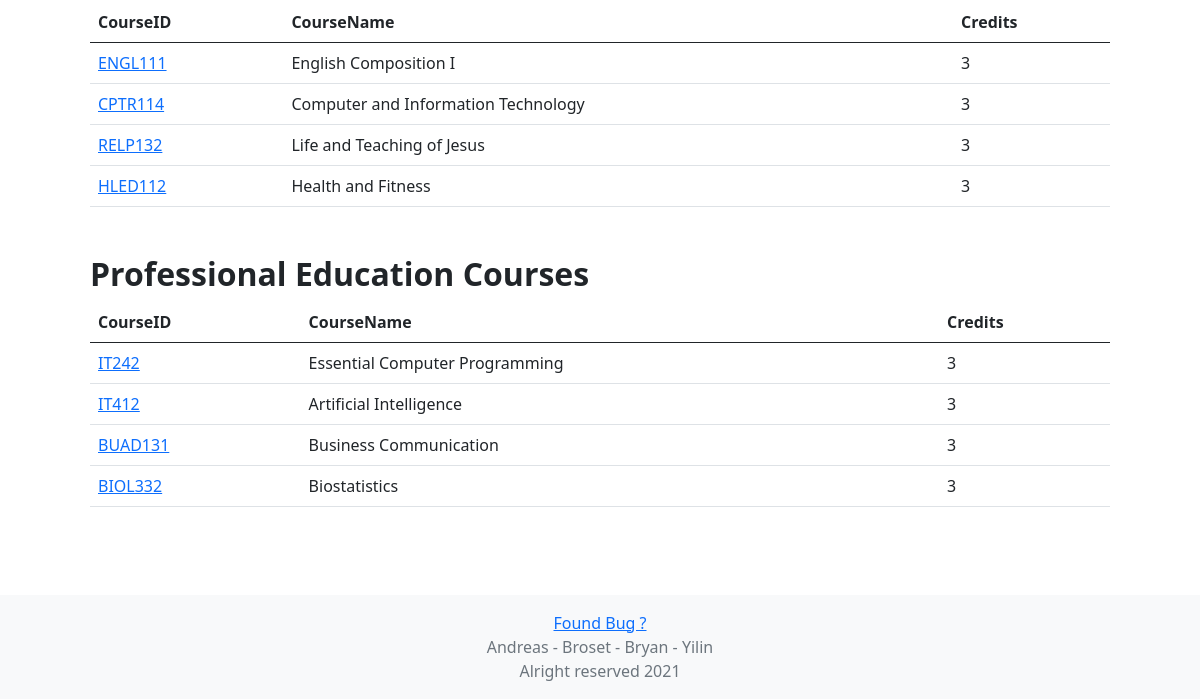
The app's page /ssapp/admin/course (signed in, lower part), older data.
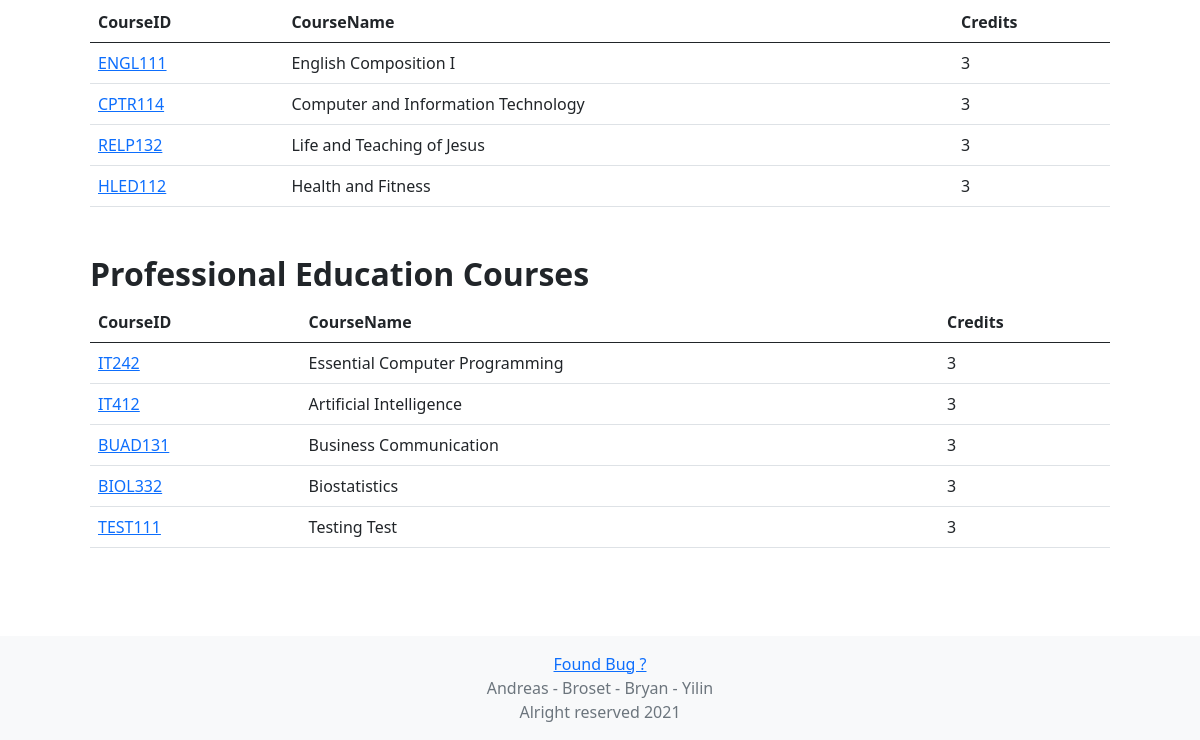
The same page, newer data.
### ssapp/models.py (models this page shows, shortened)
class Course(models.Model):
    id =  models.CharField(max_length=10, primary_key=True)
    name =  models.CharField(max_length=50)
    credits = models.PositiveSmallIntegerField(default=3)
    category = models.CharField(
        choices = [
            ("General Education Courses", "General Education Courses"),
            ("Professional Courses", "Professional Courses"),
        ], max_length=30, default="Professional Courses"
    )
    faculty = models.ManyToManyField('Faculty', blank=True, related_name="courses")

### ssapp/views.py (the view, shortened to what this page needs)
# urls.py: path('admin/course', views.AdminCourse.as_view(), name="admin_course"),
class AdminCourse(LoginRequiredMixin, generic.CreateView):
    template_name = 'ssapp/admin/course.html'
    login_url = '/accounts/login'
    form_class = CourseForm
    def get(self, *args, **kwargs):
        form = self.form_class()
        context = {"all_courses": Course.objects.all(), "form": form}
        return render(self.request, self.template_name, context)

### ssapp/models.py (called while the page is built)
    def __str__(self):
        return "{}".format(self.name)

### ssapp/templates/ssapp/admin/course.html (shortened to what this page needs)
{% extends 'ssapp/base.html' %}
{% load static %}
{% block body %}
    <div class="p-5">
        <table class="table" id="ge_table">
            <thead>
            <tr>
                <th>CourseID</th>
                <th>CourseName</th>
                <th>Credits</th>
            </tr>
            </thead>
            <tbody>
            {% for course in all_courses %}
                {% if course.category == "General Education Courses" %}
                    <tr>
                        <td><a href="{% url 'ssapp:admin_class' course.id %}">{{ course.id }}</a></td>
                        <td>{{ course.name }}</td>
                        <td>{{ course.credits }}</td>
                    </tr>
                {% endif %}
            {% endfor %}
            </tbody>
        </table>
        <h2 class="display-7 fw-bold mt-5">Professional Education Courses</h2>
        <table class="table" id="pro_table">
            <thead>
            <tr>
                <th>CourseID</th>
                <th>CourseName</th>
                <th>Credits</th>
            </tr>
            </thead>
            <tbody>
            {% for course in all_courses %}
                {% if course.category == "Professional Courses" %}
                    <tr>
                        <td><a href={% url 'ssapp:admin_class' course.id %}>{{ course.id }}</a></td>
                        <td>{{ course.name }}</td>
                        <td>{{ course.credits }}</td>
                    </tr>
                {% endif %}
            {% endfor %}
            </tbody>
        </table>
    </div>
{% endblock %}

Row changes from the older to the newer data that the page shows:
added Course: id "TEST111", name "Testing Test", credits "3", shown under "Professional Education Courses"
